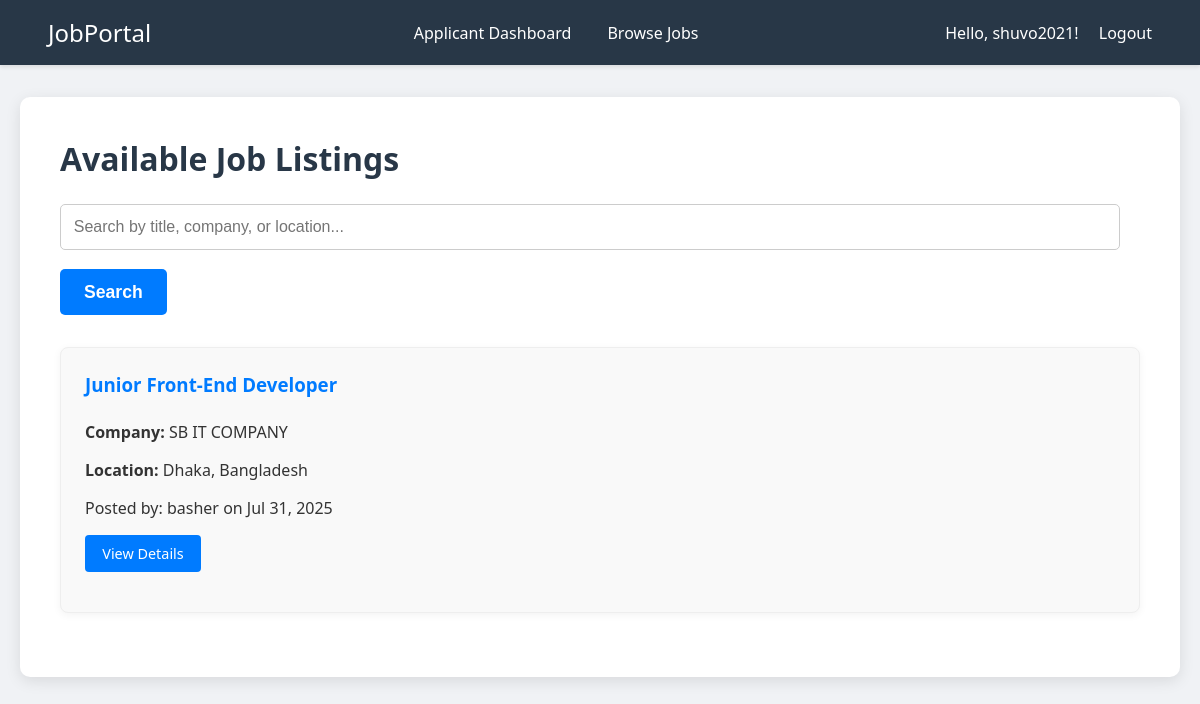
Page /jobs/ (signed in) on the committed database.
### accounts/models.py (models this page shows, shortened)
class User(AbstractUser):
    USER_TYPE_CHOICES = (
        ('applicant', 'Applicant'),
        ('employer', 'Employer'),
    )
    user_type = models.CharField(max_length=10, choices=USER_TYPE_CHOICES, default='applicant')
    groups = models.ManyToManyField(
        Group,
        related_name='accounts_user_set',
        blank=True,
        help_text='The groups this user belongs to. A user will get all permissions granted to each of their groups.',
        verbose_name='groups'
    )
    user_permissions = models.ManyToManyField(
        Permission,
        related_name='accounts_user_set',
        blank=True,
        help_text='Specific permissions for this user.',
        verbose_name='user permissions'
    )
    def is_applicant(self):
        return self.user_type == 'applicant'
    def is_employer(self):
        return self.user_type == 'employer'

### jobs/models.py (models this page shows, shortened)
class Job(models.Model):
    title = models.CharField(max_length=255)
    company_name = models.CharField(max_length=255)
    location = models.CharField(max_length=255)
    description = models.TextField()
    posted_by = models.ForeignKey(settings.AUTH_USER_MODEL, on_delete=models.CASCADE, related_name='posted_jobs')
    created_at = models.DateTimeField(auto_now_add=True)

### jobs/views.py (the view)
# urls.py: path('jobs/', views.job_list, name='job_list'),
@login_required
def job_list(request):
    jobs = Job.objects.all().order_by('-created_at')
    query = request.GET.get('q')
    if query:
        jobs = jobs.filter(
            Q(title__icontains=query) |
            Q(company_name__icontains=query) |
            Q(location__icontains=query)
        ).distinct()
    return render(request, 'jobs/job_list.html', {'jobs': jobs, 'query': query})

### jobs/templates/jobs/job_list.html (shortened to what this page needs)
{% extends 'base.html' %}
{% block content %}
    <h1>Available Job Listings</h1>
    <form method="GET" action="{% url 'job_list' %}" style="margin-bottom: 2rem;">
        <input type="text" name="q" placeholder="Search by title, company, or location..." value="{{ query|default:'' }}">
        <button type="submit">Search</button>
    </form>
    {% if jobs %}
        {% for job in jobs %}
            <div class="job-card">
                <h3><a href="{% url 'job_detail' job.id %}">{{ job.title }}</a></h3>
                <p><strong>Company:</strong> {{ job.company_name }}</p>
                <p><strong>Location:</strong> {{ job.location }}</p>
                <p>Posted by: {{ job.posted_by.username }} on {{ job.created_at|date:"M d, Y" }}</p>
                <p><a href="{% url 'job_detail' job.id %}" class="button-link">View Details</a></p>
            </div>
        {% endfor %}
    {% else %}
        <p class="no-records">No jobs found matching your criteria.</p>
        {% if query %}
            <p class="center-text">Try a different search term or <a href="{% url 'job_list' %}" class="button-link">View all jobs</a>.</p>
        {% endif %}
    {% endif %}
{% endblock %}

### templates/base.html (shortened to what this page needs)
<!DOCTYPE html>
<html lang="en">
<head>
</head>
<body>
    <nav>
        <div class="brand"><a href="{% url 'home' %}">JobPortal</a></div>
        <div>
            {% if user.is_authenticated %}
                {% if user.is_employer %}
                    <a href="{% url 'employer_dashboard' %}">Employer Dashboard</a>
                    <a href="{% url 'post_job' %}">Post Job</a>
                {% elif user.is_applicant %}
                    <a href="{% url 'applicant_dashboard' %}">Applicant Dashboard</a>
                    <a href="{% url 'job_list' %}">Browse Jobs</a>
                {% endif %}
            {% endif %}
        </div>
        <div>
            {% if user.is_authenticated %}
                <span>Hello, {{ user.username }}!</span>
                <a href="{% url 'logout' %}">Logout</a>
            {% else %}
                <a href="{% url 'login' %}">Login</a>
                <a href="{% url 'register_applicant' %}">Register</a>
            {% endif %}
        </div>
    </nav>
    <div class="container">
        {% block content %}
        {% endblock %}
    </div>
</body>
</html>

### templates/base.html (style rules this page uses)
body { font-family: 'Segoe UI', Tahoma, Geneva, Verdana, sans-serif; margin: 0; padding: 0; background-color: #f0f2f5; color: #333; }
nav { background-color: #283747; color: white; padding: 1rem 2rem; display: flex; justify-content: space-between; align-items: center; box-shadow: 0 2px 4px rgba(0,0,0,0.1); }
nav a { color: white; text-decoration: none; margin: 0 1rem; font-weight: 500; transition: color 0.3s ease; }
nav .brand { font-size: 1.5rem; font-weight: bold; }
.container { width: 90%; max-width: 1200px; margin: 2rem auto; background-color: white; padding: 2.5rem; border-radius: 10px; box-shadow: 0 4px 15px rgba(0,0,0,0.1); }
h1, h2, h3 { color: #283747; margin-top: 0; margin-bottom: 1.5rem; }
form input[type="text"], form input[type="password"], form input[type="email"], form textarea, form input[type="file"] { width: calc(100% - 20px); padding: 0.8rem; margin-bottom: 1.2rem; border: 1px solid #ccc; border-radius: 5px; box-sizing: border-box; font-size: 1rem; }
form button[type="submit"] { background-color: #007bff; color: white; padding: 0.8rem 1.5rem; border: none; border-radius: 5px; cursor: pointer; font-size: 1.1rem; font-weight: bold; transition: background-color 0.3s ease; }
.job-card, .application-card { background-color: #f9f9f9; border: 1px solid #eee; padding: 1.5rem; margin-bottom: 1.5rem; border-radius: 8px; box-shadow: 0 2px 8px rgba(0,0,0,0.05); }
.job-card h3 a, .application-card h3 a { color: #007bff; text-decoration: none; }
.button-link { display: inline-block; background-color: #007bff; color: white; padding: 0.6em 1.2em; border: none; border-radius: 4px; text-decoration: none; font-size: 0.9em; transition: background-color 0.3s ease; }

### rows in the picture
User: username "shuvo2021"
Job: title "Junior Front-End Developer", company_name "SB IT COMPANY", location "Dhaka, Bangladesh", posted_by.username "basher", created_at "Jul 31, 2025"
